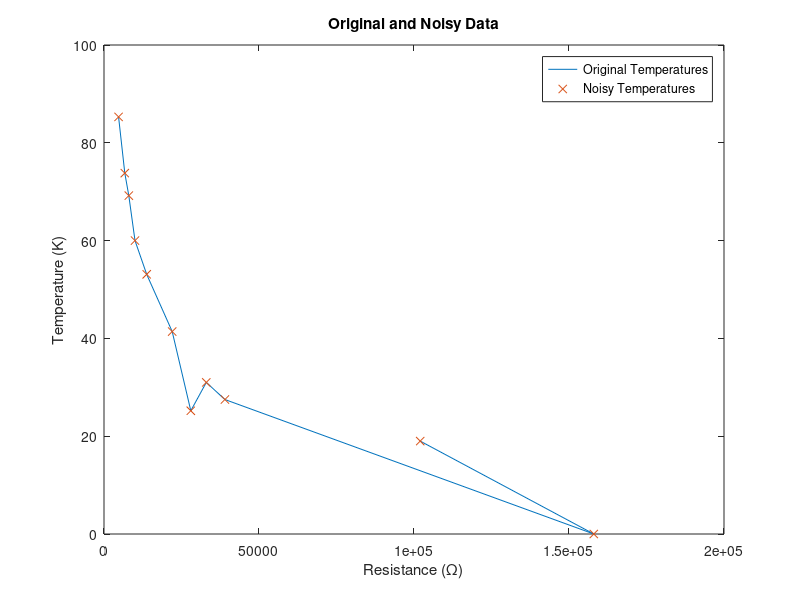
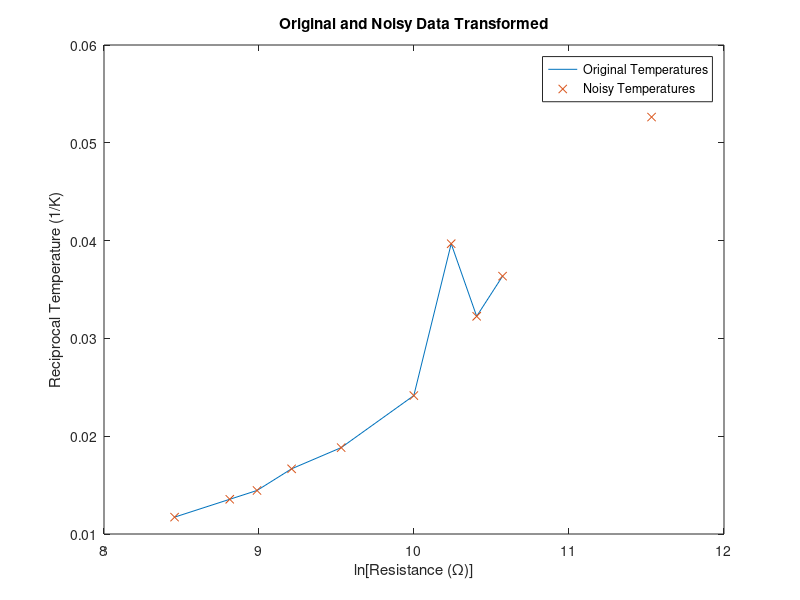

MATLAB code for these plots, in order: (Note: this script raises an error after producing the figures.)

%% Non-linear data fitting. This script demonstrates several techniques
%  for fitting data sets with curves other than lines, calculating the
%  confidence intervals on the fitted parameters, and calculating and
%  displaying the functional confidence bounds and the observational
%  bounds. The data set is take from the data sheet for the TCS10K5 NTC
%  thermistor, which lists the resistance as a function of temperature
%  in degrees C. Since we are fitting the Steinhart-Hart equation to the
%  data, we first converted the temperature to Kelvin. Next, because the
%  Steinhart-Hart equation has T as a function of R, we use T or 1/T as y
%  and R or ln(R) as x. Finally, because the data are so clean, we add
%  noise of ą5% to the T data for some of the fits.

% The temperatures.
T = [85.3,73.8,69.2,60,53.1,41.4,25.2,31,27.5,0,19];

% The resistances.
R = [4700,6710,8000,10000,13770,22000,28000,33000,39000,158000,102000];

% The noisy tem[peratures.
TN = T; 


confLev = 0.95; % We set the confidence level for the data fits here.

%% Plot Original Data
% Plot the original temperature and noisy temperature data.
figure(1) 
plot(R,T)
hold on
plot (R,TN,'x')
xlabel('Resistance (\Omega)')
ylabel('Temperature (K)')
title('Original and Noisy Data')
legend('Original Temperatures','Noisy Temperatures')
hold off

% Since a plot of 1/T vs ln(R) should be close to linear, we will convert
% the data to the correct forms and do linear and polynomial fits with
% them.
ooT = 1./T;
ooTN = 1./TN;
lnR = log(R);

%% Plot Transformed Data
% Plot the transformed original temperature and noisy temperature data.
figure(2) 
plot(lnR,ooT)
hold on
plot (lnR,ooTN,'x')
xlabel('ln[Resistance (\Omega)]')
ylabel('Reciprocal Temperature (1/K)')
title('Original and Noisy Data Transformed')
legend('Original Temperatures','Noisy Temperatures')
hold off

% Start by working with the original transformed data. We will fit a 1st,
% 2nd, and 3rd order polynomial to the data and look at the fit and the
% residuals.
range = max(lnR) - min(lnR); % Get range for our xplot data
xplot = min(lnR):range/30:max(lnR); % Generate x data for some of our plots.
% The fitting routine 'fit' is particular about the form of the data.
% Use the line below to get your data into the correct format for 'fit'.
[Xout,Yout] = prepareCurveData(lnR, ooT); 
[f1,stat1] = fit(Xout,Yout,'poly1') % 1st-order fit with statistics.
[f2,stat2] = fit(Xout,Yout,'poly2') % 2nd-order fit with statistics.
[f3,stat3] = fit(Xout,Yout,'poly3') % 3rd-order fit with statistics.
% The default for confidence level is 0.95. If we wanted the confidence
% intervals on the parameters for a value of confLev other than 0.95, we
% would uncomment the following lines:
% format short e
% ci1 = confint(f1,confLev)
% ci2 = confint(f2,confLev)
% ci3 = confint(f3,confLev)
% format

%% Plot 1st-order Fit
% Plot data with 1st-order fit. Since the data have very little noise (just
% round-off or truncation error), the data and the curve will vary but
% little.
figure(3)
plot(f1,Xout,Yout) % Notice that the fit doesn't need both x and y values.
% It will plot with just the f1 object.
xlabel('ln[Resistance (\Omega)]')
ylabel('Reciprocal Temperature (1/K)')
title('1st-Order Fit to Transformed Data')

%% Plot Residuals
% Since the fit is so close, we need a better way to distinguish how well
% 1st-, 2nd-, and 3rd-order fit. We'll plot the residuals to compare.
figure(4)
subplot(3,1,1)
plot(f1,Xout,Yout,'residuals')
% xlabel('Ln[Resistance (\Omega)]')
ylabel('Residuals (1/K)')
title('1st Order Polynomial Fit')
% The linear residuals look parabolic, so we need at least 2nd order.
subplot(3,1,2)
plot(f2,Xout,Yout,'residuals')
% xlabel('Ln[Resistance (\Omega)]')
ylabel('Residuals (1/K)')
title('2nd Order Polynomial Fit')
% The 2nd-order residuals look cubic so we need at least 3rd order.
subplot(3,1,3)
plot(f3,Xout,Yout,'residuals')
xlabel('Ln[Resistance (\Omega)]')
ylabel('Residuals (1/K)')
title('3rd Order Polynomial Fit')
% The 3rd-order residuals look pretty random, so we're done.

%% Plot 3rd-order Fit and Bounds
% Let's plot the 3rd order fit with the data and the functional and
% observational bounds. Note, since there is so little noise in the data,
% we won't be able to distinguish which is which.
p11 = predint(f3,xplot,confLev,'observation','off'); % Gen conf bounds
p21 = predint(f3,xplot,confLev,'functional','off'); % Gen conf bounds
figure(5)
plot(f3,Xout,Yout) % Notice that the fit doesn't need both x and y.
hold on
plot(xplot, p21, '-.b') % Upper and lower functional confidence limits
plot(xplot, p11, '--m') % Upper and lower observational confidence limits
xlabel('Ln[Resistance (\Omega)]')
ylabel('Reciprocal Temperature (1/K)')
title('3rd Order Polynomial Fit')
legend('Data Points','Best Fit Line','Upper Func. Bound',...
    'Lower Func. Bound', 'Upper Obs. Bound', 'Lower Obs. Bound',...
    'Location', 'northwest')
hold off

%% 3rd-order with Noise
% Since the original data have so little noise, let's repeat the 3rd order
% plot for the noisy data. We'll reuse some of the variables
[Xout,Yout] = prepareCurveData(lnR, ooTN); 
[f3,stat1] = fit(Xout,Yout,'poly3') % 1st-order fit with statistics.
p11 = predint(f3,xplot,confLev,'observation','off'); % Gen conf bounds
p21 = predint(f3,xplot,confLev,'functional','off'); % Gen conf bounds
figure(6)
plot(f3,Xout,Yout) % Notice that the fit doesn't need both x and y.
hold on
plot(xplot, p21, '-.b') % Upper and lower functional confidence limits
plot(xplot, p11, '--m') % Upper and lower observational confidence limits
xlabel('Ln[Resistance (\Omega)]')
ylabel('Reciprocal Temperature (1/K)')
title('3rd Order Polynomial Fit, Noisy Data')
legend('Data Points','Best Fit Line','Upper Func. Bound',...
    'Lower Func. Bound', 'Upper Obs. Bound', 'Lower Obs. Bound',...
    'Location', 'northwest')
hold off

%% Transform Fit Back
% Let's untransform the best fit and confidence bounds back into the
% original space with T vs R and see how good we feel about things.
yplot = f3(xplot);
figure(7)
plot(R,TN,'x')
hold on
plot(exp(xplot), 1./yplot)
plot(exp(xplot), 1./p21, '-.b') % Upper and lower functional confidence limits
plot(exp(xplot), 1./p11, '--m') % Upper and lower observational confidence limits
legend('Data Points','Best Fit Line','Upper Func. Bound',...
    'Lower Func. Bound', 'Upper Obs. Bound', 'Lower Obs. Bound',...
    'Location', 'northeast')
xlabel('Resistance (\Omega)')
ylabel('Temperature (K)')
title('Retransformed 3rd-Order with Fit Lines')
hold off

%% Nonlinear Fit
% To compare this transformed linear fit of a polynomial with non-linear, let's
% do a non-linear fit using the Steinhart-Hart equation (but we'll include
% the 2nd-order term.
range = max(R) - min(R); % Get range for our xplot data
xplot = min(R):range/30:max(R); % Generate x data for some of our plots.
% First we have to define the function we will fit.
% Things work better if we have starting points for a, b, c, and d. We'll
% use our values from above and 'fitoptions'
fo = fitoptions('Method','NonlinearLeastSquares',...
    'StartPoint',[-0.002894 0.001339 -9.963e-05 3.053e-06]);
ft = fittype('1/(a+b*log(R)+c*(log(R)^2)+d*(log(R)^3))','independent',...
    'R','options',fo);
% Next, we have to get our data into the correct format for 'fit'.
[Xout,Yout] = prepareCurveData(R, TN);
% Now we'll do our fit.
[f4,stat4] = fit(Xout,Yout,ft)
p11 = predint(f4,xplot,confLev,'observation','off'); % Gen conf bounds
p21 = predint(f4,xplot,confLev,'functional','off'); % Gen conf bounds
figure(8)
plot(f4,Xout,Yout) % Notice that the fit doesn't need both x and y.
hold on
plot(xplot, p21, '-.b') % Upper and lower functional confidence limits
plot(xplot, p11, '--m') % Upper and lower observational confidence limits
xlabel('Resistance (\Omega)')
ylabel('Temperature (K)')
title('Steinhart-Hart Fit, Noisy Data')
legend('Data Points','Best Fit Line','Upper Func. Bound',...
    'Lower Func. Bound', 'Upper Obs. Bound', 'Lower Obs. Bound',...
    'Location', 'northeast')
hold off
% In many cases, the non-linear least squares fit looks better than the
% transformed-fit-untransformed fit. This is a rare case when it doesn't

%% Nonlinear Residuals
% And finally, the residuals
figure(9)
plot(f4,Xout,Yout,'residuals')
xlabel('Resistance (\Omega)')
ylabel('Residuals (K)')
title('Steinhart-Hart Fit')
FIGURE_20190116_01_StHExample.m
Displaying FIGURE_20190116_01_StHExample.m.